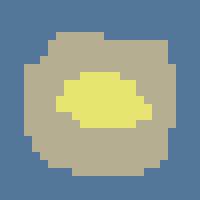

Below is a game level as drawn by its tile map, then a one-line description and the .tmx that defines it (tile-layer data replaced by summaries):
An orthogonal 25x25 tile map with 8x8 px tiles, 1 tile layer (Test), 2 tilesets and 1 object (Test_Type).

<map version="1.2" tiledversion="1.3.1" orientation="orthogonal" renderorder="right-down" compressionlevel="0" width="25" height="25" tilewidth="8" tileheight="8" infinite="0" nextlayerid="8" nextobjectid="5">
 <editorsettings>
  <export target="Map_temp.json" format="json" />
 </editorsettings>
 <tileset firstgid="1" name="tiles_v1" tilewidth="8" tileheight="8" tilecount="48" columns="8">
  <image source="revolution_tiles.png" width="64" height="48" />
 </tileset>
 <tileset firstgid="49" name="red" tilewidth="16" tileheight="16" tilecount="1" columns="1">
  <image source="red.png" width="16" height="16" />
 </tileset>
 <layer id="5" name="Test" width="25" height="25">
  <data>[625 cells, 625 non-empty, 3 distinct tile ids]</data>
 </layer>
 <objectgroup id="7" name="Test">
  <object id="2" name="Test" type="Test_Type" gid="49" x="64.5583" y="123.092" width="16" height="16" visible="0" />
 </objectgroup>
</map>
